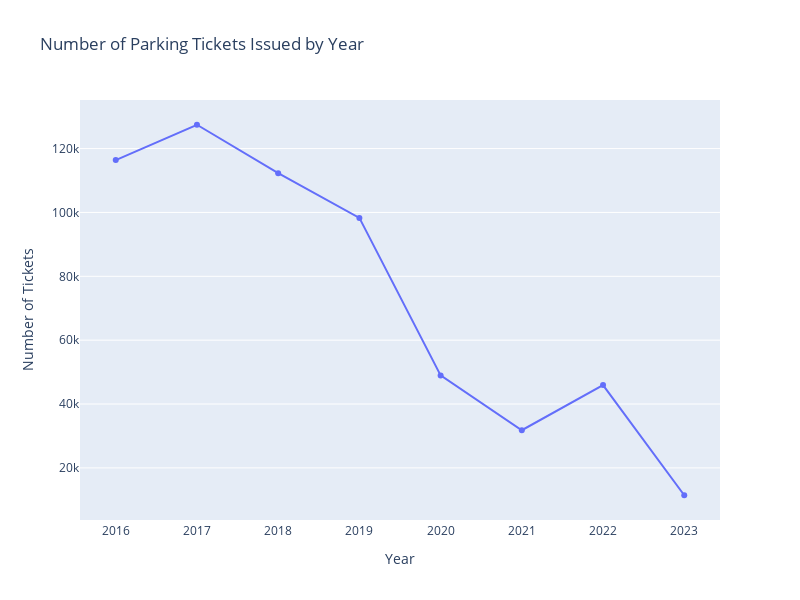

Notebook code cell kept with this figure:
### Code cell
fig = px.line(tickets_by_year,
              x='Year',
              y='count',
              title='Number of Parking Tickets Issued by Year',
              labels={'count': 'Number of Tickets'},
              markers=True,
              width=800, height=600
              )
fig.update_layout(
    xaxis=dict(
        showline=True,
        showgrid=False,
        showticklabels=True,
        type='category'
    )
)
fig

### Figure 1 — Plotly figure (JSON) as saved in the notebook; plotly's stock layout.template omitted (floating-point values rounded to 4 significant figures)
{"data": [{"hovertemplate": "Year=%{x}<br>Number of Tickets=%{y}<extra></extra>", "legendgroup": "", "line": {"color": "#636efa", "dash": "solid"}, "marker": {"symbol": "circle"}, "mode": "markers+lines", "name": "", "orientation": "v", "showlegend": false, "type": "scatter", "x": [2016, 2017, 2018, 2019, 2020, 2021, 2022, 2023], "xaxis": "x", "y": [116409, 127463, 112286, 98287, 48969, 31803, 45949, 11435], "yaxis": "y"}], "layout": {"height": 600, "legend": {"tracegroupgap": 0}, "title": {"text": "Number of Parking Tickets Issued by Year"}, "width": 800, "xaxis": {"anchor": "y", "domain": [0, 1], "showgrid": false, "showline": true, "showticklabels": true, "title": {"text": "Year"}, "type": "category"}, "yaxis": {"anchor": "x", "domain": [0, 1], "title": {"text": "Number of Tickets"}}}}
